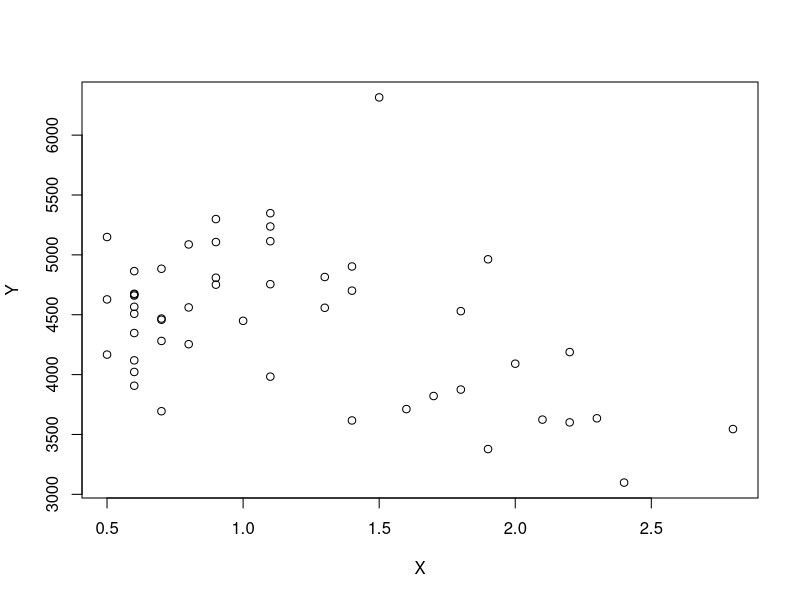
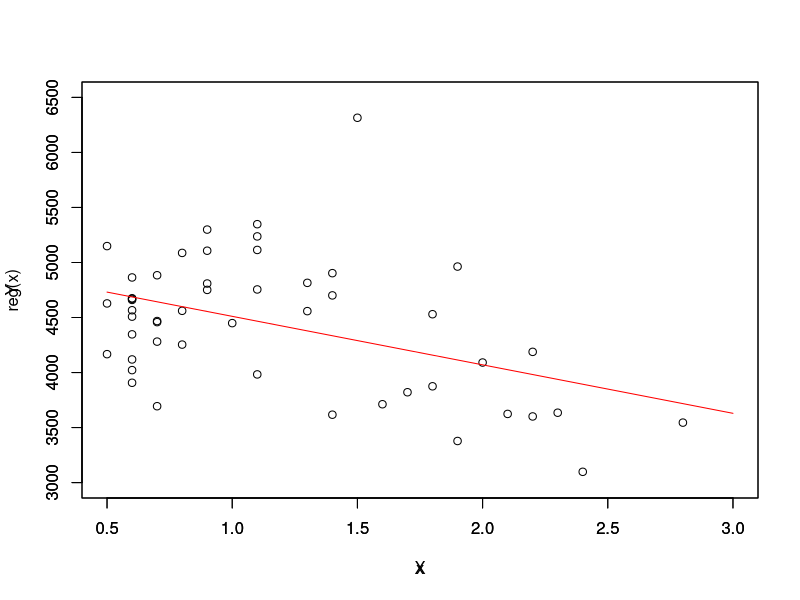

The R script that drew these images, in order:
## ---- chunk 1
rm(list=ls())
data <- as.data.frame(state.x77)
library(tidyverse)

## ---- chunk 2
X <- data$Illiteracy
Y <- data$Income
plot(X,Y)
## ---- chunk 3
beta_1 <- cov(X, Y)/var(X)
beta_0 <- mean(Y) - mean(X)*beta_1
reg <- function(x) beta_0 + beta_1*x
plot(X, Y, xlim = c(0.5,3), ylim = c(3000, 6500))
par(new = T)
curve(reg(x), col = "red", xlim = c(0.5,3), ylim = c(3000, 6500))
## ---- chunk 4
c(beta_0, beta_1)

lm(Y ~ X)$coef
